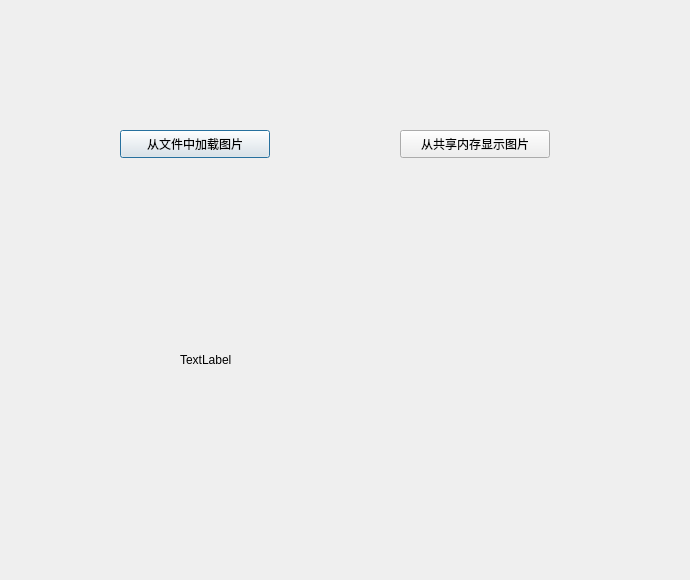
<?xml version="1.0" encoding="UTF-8"?>
<ui version="4.0">
 <class>Dialog</class>
 <widget class="QDialog" name="Dialog">
  <property name="geometry">
   <rect>
    <x>0</x>
    <y>0</y>
    <width>690</width>
    <height>580</height>
   </rect>
  </property>
  <property name="windowTitle">
   <string>Dialog</string>
  </property>
  <widget class="QPushButton" name="loadFromFileButton">
   <property name="geometry">
    <rect>
     <x>120</x>
     <y>130</y>
     <width>150</width>
     <height>28</height>
    </rect>
   </property>
   <property name="text">
    <string>从文件中加载图片</string>
   </property>
  </widget>
  <widget class="QPushButton" name="loadFromSharedMemoryButton">
   <property name="geometry">
    <rect>
     <x>400</x>
     <y>130</y>
     <width>150</width>
     <height>28</height>
    </rect>
   </property>
   <property name="text">
    <string>从共享内存显示图片</string>
   </property>
  </widget>
  <widget class="QLabel" name="label">
   <property name="geometry">
    <rect>
     <x>180</x>
     <y>260</y>
     <width>300</width>
     <height>200</height>
    </rect>
   </property>
   <property name="text">
    <string>TextLabel</string>
   </property>
  </widget>
 </widget>
 <layoutdefault spacing="6" margin="11"/>
 <resources/>
 <connections/>
</ui>
